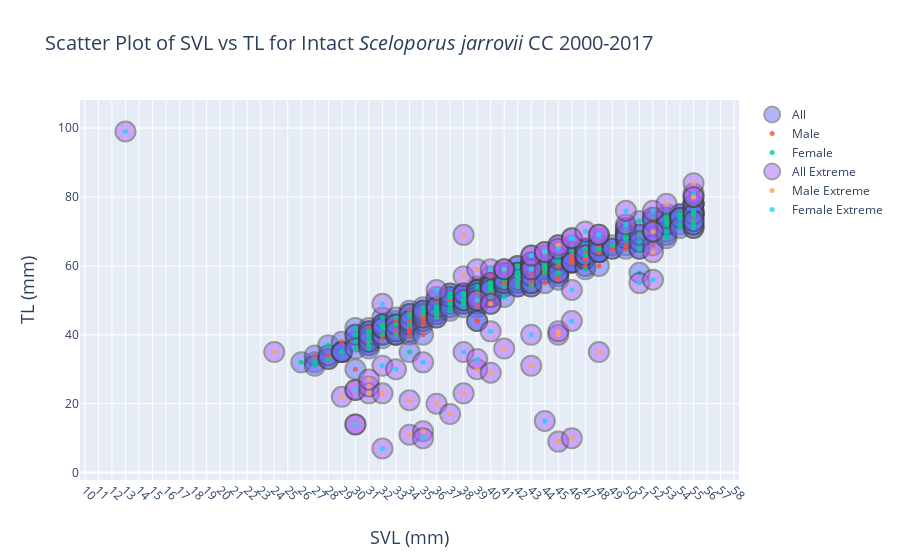

The notebook cell this image was saved under:
### Code cell
male = go.Scatter(x=dfPred.loc[(dfPred.extremeRatio==False)&(dfPred.sex=='m')].sort_values('svl')['svl'],
          y=dfPred.loc[(dfPred.extremeRatio==False)&(dfPred.sex=='m')].sort_values('svl')['tl'],
                  name = 'Male',mode='markers',marker=dict(size=5,opacity=0.8))
female = go.Scatter(x=dfPred.loc[(dfPred.extremeRatio==False)&(dfPred.sex=='f')].sort_values('svl')['svl'],
          y=dfPred.loc[(dfPred.extremeRatio==False)&(dfPred.sex=='f')].sort_values('svl')['tl'],
                    name = 'Female',mode='markers',marker=dict(size=5,opacity=0.8))
All = go.Scatter(x=dfPred.loc[(dfPred.extremeRatio==False)].sort_values('svl')['svl'],
          y=dfPred.loc[(dfPred.extremeRatio==False)].sort_values('svl')['tl'],
                    name = 'All',mode='markers',marker=dict(size=20,opacity=0.5,line=dict(width=2)))
maleOut = go.Scatter(x=dfPred.loc[(dfPred.extremeRatio!=False)&(dfPred.sex=='m')].sort_values('svl')['svl'],
          y=dfPred.loc[(dfPred.extremeRatio!=False)&(dfPred.sex=='m')].sort_values('svl')['tl'],
                  name = 'Male Extreme',mode='markers',marker=dict(size=5,opacity=0.8))
femaleOut = go.Scatter(x=dfPred.loc[(dfPred.extremeRatio!=False)&(dfPred.sex=='f')].sort_values('svl')['svl'],
          y=dfPred.loc[(dfPred.extremeRatio!=False)&(dfPred.sex=='f')].sort_values('svl')['tl'],
                    name = 'Female Extreme',mode='markers',marker=dict(size=5,opacity=0.8))
AllOut = go.Scatter(x=dfPred.loc[(dfPred.extremeRatio!=False)].sort_values('svl')['svl'],
          y=dfPred.loc[(dfPred.extremeRatio!=False)].sort_values('svl')['tl'],
                    name = 'All Extreme',mode='markers',marker=dict(size=20,opacity=0.5,line=dict(width=2)))

data = [All,male,female,AllOut,maleOut,femaleOut]
layout = go.Layout(
    title = 'Scatter Plot of SVL vs TL for Intact <i>Sceloporus jarrovii</i> CC 2000-2017',
    titlefont = dict(
        size = 20),
    xaxis = dict(
        tickangle=45,
        dtick = 1,
        title = 'SVL (mm)',
        titlefont = dict(
            size = 18)),
    yaxis = dict(
        title = 'TL (mm)',
#         tickformat = ".0%",
        titlefont = dict(
            size = 18))
)

fig = go.Figure(
        data = data,
        layout = layout)
# fig.update_xaxes(range=[0,dfPred.loc[(dfPred.autotomized==False)]['count'].describe()['max']+1])
# fig.update_yaxes(range=[0,1])

iplot(fig, filename = 'Scatter Plot of SVL vs TL for Intact Sceloporus jarrovii CC 2000-2017.html')
# plot(fig, filename = 'Scatter Plot of SVL vs TL for Intact Sceloporus jarrovii CC 2000-2017.html')

### Figure 1 — Plotly figure (JSON) as saved in the notebook; plotly's stock layout.template omitted (floating-point values rounded to 4 significant figures; data arrays with more than 128 entries replaced by an {"elided": "..."} marker saying what was removed)
{"data": [{"marker": {"line": {"width": 2}, "opacity": 0.5, "size": 20}, "mode": "markers", "name": "All", "type": "scatter", "x": {"elided": "324 int values"}, "y": {"elided": "324 int values"}}, {"marker": {"opacity": 0.8, "size": 5}, "mode": "markers", "name": "Male", "type": "scatter", "x": {"elided": "139 int values"}, "y": {"elided": "139 int values"}}, {"marker": {"opacity": 0.8, "size": 5}, "mode": "markers", "name": "Female", "type": "scatter", "x": {"elided": "185 int values"}, "y": {"elided": "185 int values"}}, {"marker": {"line": {"width": 2}, "opacity": 0.5, "size": 20}, "mode": "markers", "name": "All Extreme", "type": "scatter", "x": [13, 24, 29, 30, 30, 30, 30, 31, 31, 31, 32, 32, 32, 32, 33, 34, 34, 35, 35, 35, 36, 36, 37, 38, 38, 38, 38, 39, 39, 39, 39, 40, 40, 40, 40, 41, 41, 41, 43, 43, 43, 43, 43, 44, 44, 44, 45, 45, 45, 45, 45, 45, 46, 46, 46, 46, 46, 47, 48, 48, 48, 50, 50, 51, 52, 52, 52, 52, 53, 55, 55, 55, 55], "y": [99, 35, 22, 14, 14, 24, 24, 23, 25, 27, 49, 31, 7, 23, 30, 11, 21, 32, 12, 10, 20, 53, 17, 35, 23, 69, 57, 50, 30, 59, 33, 49, 41, 59, 29, 36, 59, 59, 63, 40, 59, 31, 63, 15, 64, 64, 9, 66, 66, 65, 40, 41, 68, 68, 53, 44, 10, 70, 35, 69, 69, 72, 76, 55, 76, 70, 64, 56, 78, 80, 81, 84, 80]}, {"marker": {"opacity": 0.8, "size": 5}, "mode": "markers", "name": "Male Extreme", "type": "scatter", "x": [24, 29, 30, 30, 31, 31, 31, 32, 34, 34, 35, 36, 37, 38, 38, 38, 39, 39, 40, 40, 41, 41, 43, 44, 45, 45, 45, 45, 45, 46, 48, 52, 52, 53, 55, 55, 55], "y": [35, 22, 24, 14, 23, 25, 27, 23, 21, 11, 12, 20, 17, 57, 69, 23, 59, 30, 49, 29, 36, 59, 31, 64, 41, 40, 66, 66, 9, 10, 35, 64, 70, 78, 80, 84, 80]}, {"marker": {"opacity": 0.8, "size": 5}, "mode": "markers", "name": "Female Extreme", "type": "scatter", "x": [13, 30, 30, 32, 32, 32, 33, 35, 35, 36, 38, 39, 39, 40, 40, 41, 43, 43, 43, 43, 44, 44, 45, 46, 46, 46, 46, 47, 48, 48, 50, 50, 51, 52, 52, 55], "y": [99, 14, 24, 7, 31, 49, 30, 32, 10, 53, 35, 33, 50, 59, 41, 59, 63, 59, 63, 40, 15, 64, 65, 44, 68, 68, 53, 70, 69, 69, 72, 76, 55, 56, 76, 81]}], "layout": {"title": {"font": {"size": 20}, "text": "Scatter Plot of SVL vs TL for Intact <i>Sceloporus jarrovii</i> CC 2000-2017"}, "xaxis": {"dtick": 1, "tickangle": 45, "title": {"font": {"size": 18}, "text": "SVL (mm)"}}, "yaxis": {"title": {"font": {"size": 18}, "text": "TL (mm)"}}}}
